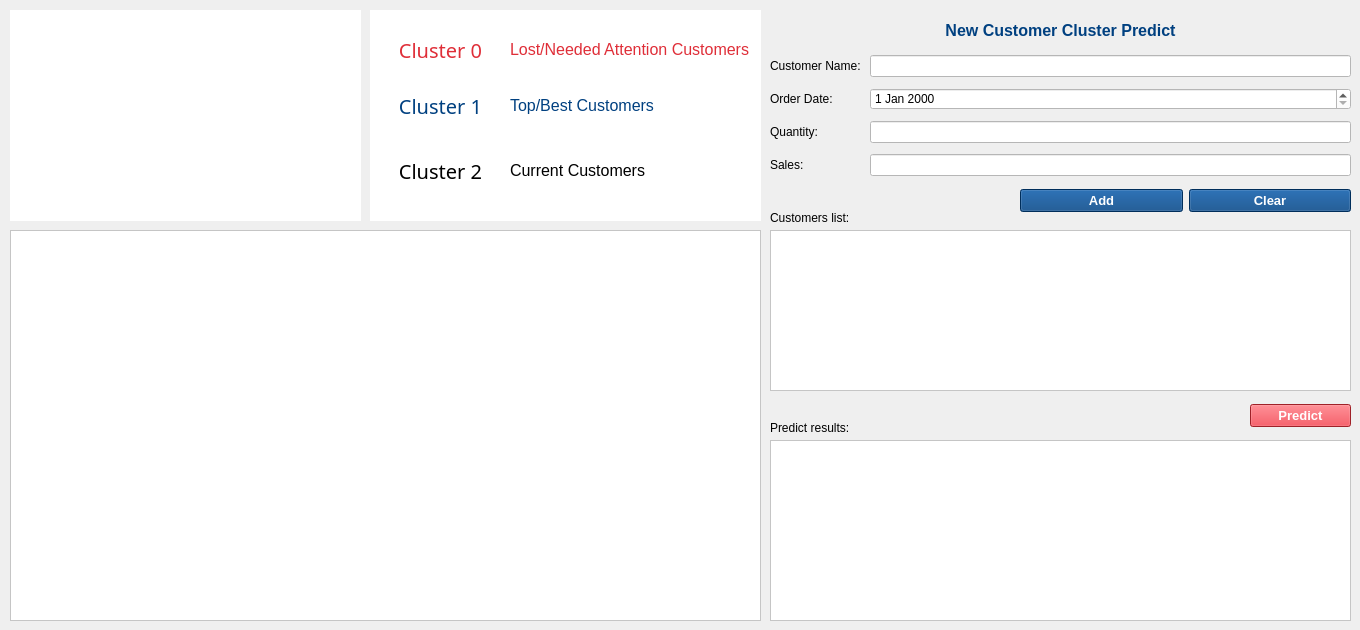
    <widget class="QWidget" name="tab_3">
     <attribute name="title">
      <string>Customer Segmentation</string>
     </attribute>
     <widget class="QWidget" name="widget_15" native="true">
      <property name="geometry">
       <rect>
        <x>10</x>
        <y>10</y>
        <width>351</width>
        <height>211</height>
       </rect>
      </property>
      <property name="styleSheet">
       <string notr="true">background-color: rgb(255, 255, 255);</string>
      </property>
      <widget class="QWidget" name="verticalLayoutWidget_4">
       <property name="geometry">
        <rect>
         <x>10</x>
         <y>10</y>
         <width>331</width>
         <height>191</height>
        </rect>
       </property>
       <layout class="QVBoxLayout" name="layout_cluster_distribution"/>
      </widget>
     </widget>
     <widget class="QWidget" name="widget_16" native="true">
      <property name="geometry">
       <rect>
        <x>370</x>
        <y>10</y>
        <width>391</width>
        <height>211</height>
       </rect>
      </property>
      <property name="styleSheet">
       <string notr="true">background-color: rgb(255, 255, 255);</string>
      </property>
      <widget class="QLabel" name="label_31">
       <property name="geometry">
        <rect>
         <x>10</x>
         <y>10</y>
         <width>121</width>
         <height>59</height>
        </rect>
       </property>
       <property name="font">
        <font>
         <family>Rockwell Extra Bold</family>
         <pointsize>15</pointsize>
         <weight>10</weight>
         <italic>false</italic>
         <bold>false</bold>
        </font>
       </property>
       <property name="styleSheet">
        <string notr="true">font: 81 15pt &quot;Rockwell Extra Bold&quot;;
color: rgb(223, 46, 56);</string>
       </property>
       <property name="text">
        <string>Cluster 0</string>
       </property>
       <property name="alignment">
        <set>Qt::AlignCenter</set>
       </property>
      </widget>
      <widget class="QLabel" name="label_32">
       <property name="geometry">
        <rect>
         <x>140</x>
         <y>10</y>
         <width>251</width>
         <height>59</height>
        </rect>
       </property>
       <property name="font">
        <font>
         <family>MS Shell Dlg 2</family>
         <pointsize>12</pointsize>
         <weight>50</weight>
         <italic>false</italic>
         <bold>false</bold>
        </font>
       </property>
       <property name="styleSheet">
        <string notr="true">color: rgb(223, 46, 56);
font: 12pt &quot;MS Shell Dlg 2&quot;;</string>
       </property>
       <property name="text">
        <string>Lost/Needed Attention Customers</string>
       </property>
       <property name="margin">
        <number>5</number>
       </property>
      </widget>
      <widget class="QLabel" name="label_33">
       <property name="geometry">
        <rect>
         <x>10</x>
         <y>60</y>
         <width>121</width>
         <height>71</height>
        </rect>
       </property>
       <property name="font">
        <font>
         <family>Rockwell Extra Bold</family>
         <pointsize>15</pointsize>
         <weight>10</weight>
         <italic>false</italic>
         <bold>false</bold>
        </font>
       </property>
       <property name="styleSheet">
        <string notr="true">font: 81 15pt &quot;Rockwell Extra Bold&quot;;
color: rgb(0, 64, 128);</string>
       </property>
       <property name="text">
        <string>Cluster 1</string>
       </property>
       <property name="alignment">
        <set>Qt::AlignCenter</set>
       </property>
      </widget>
      <widget class="QLabel" name="label_39">
       <property name="geometry">
        <rect>
         <x>10</x>
         <y>120</y>
         <width>121</width>
         <height>81</height>
        </rect>
       </property>
       <property name="font">
        <font>
         <family>Rockwell Extra Bold</family>
         <pointsize>15</pointsize>
         <weight>10</weight>
         <italic>false</italic>
         <bold>false</bold>
        </font>
       </property>
       <property name="styleSheet">
        <string notr="true">font: 81 15pt &quot;Rockwell Extra Bold&quot;;
color: rgb(0, 0, 0);</string>
       </property>
       <property name="text">
        <string>Cluster 2</string>
       </property>
       <property name="alignment">
        <set>Qt::AlignCenter</set>
       </property>
      </widget>
      <widget class="QLabel" name="label_34">
       <property name="geometry">
        <rect>
         <x>140</x>
         <y>70</y>
         <width>241</width>
         <height>51</height>
        </rect>
       </property>
       <property name="font">
        <font>
         <family>MS Shell Dlg 2</family>
         <pointsize>12</pointsize>
         <weight>50</weight>
         <italic>false</italic>
         <bold>false</bold>
        </font>
       </property>
       <property name="styleSheet">
        <string notr="true">color: rgb(0, 64, 128);
font: 12pt &quot;MS Shell Dlg 2&quot;;</string>
       </property>
       <property name="text">
        <string>Top/Best Customers</string>
       </property>
       <property name="margin">
        <number>5</number>
       </property>
      </widget>
      <widget class="QLabel" name="label_40">
       <property name="geometry">
        <rect>
         <x>140</x>
         <y>130</y>
         <width>161</width>
         <height>61</height>
        </rect>
       </property>
       <property name="font">
        <font>
         <family>MS Shell Dlg 2</family>
         <pointsize>12</pointsize>
         <weight>50</weight>
         <italic>false</italic>
         <bold>false</bold>
        </font>
       </property>
       <property name="styleSheet">
        <string notr="true">font: 12pt &quot;MS Shell Dlg 2&quot;;</string>
       </property>
       <property name="text">
        <string>Current Customers</string>
       </property>
       <property name="margin">
        <number>5</number>
       </property>
      </widget>
     </widget>
     <widget class="QTableWidget" name="tableWidget_customer_segmentation">
      <property name="geometry">
       <rect>
        <x>10</x>
        <y>230</y>
        <width>751</width>
        <height>391</height>
       </rect>
      </property>
      <property name="styleSheet">
       <string notr="true">background-color: rgb(255, 255, 255);</string>
      </property>
      <property name="sizeAdjustPolicy">
       <enum>QAbstractScrollArea::AdjustToContents</enum>
      </property>
      <attribute name="horizontalHeaderStretchLastSection">
       <bool>true</bool>
      </attribute>
     </widget>
     <widget class="QWidget" name="gridLayoutWidget_3">
      <property name="geometry">
       <rect>
        <x>770</x>
        <y>50</y>
        <width>581</width>
        <height>131</height>
       </rect>
      </property>
      <layout class="QGridLayout" name="gridLayout_4">
       <item row="0" column="1">
        <widget class="QLineEdit" name="lineEdit_name_cluster">
         <property name="styleSheet">
          <string notr="true">background-color: rgb(255, 255, 255);</string>
         </property>
        </widget>
       </item>
       <item row="1" column="0">
        <widget class="QLabel" name="label_22">
         <property name="text">
          <string>Order Date: </string>
         </property>
        </widget>
       </item>
       <item row="2" column="0">
        <widget class="QLabel" name="label_23">
         <property name="text">
          <string>Quantity: </string>
         </property>
        </widget>
       </item>
       <item row="2" column="1">
        <widget class="QLineEdit" name="lineEdit_quantity_cluster">
         <property name="styleSheet">
          <string notr="true">background-color: rgb(255, 255, 255);</string>
         </property>
        </widget>
       </item>
       <item row="0" column="0">
        <widget class="QLabel" name="label_21">
         <property name="text">
          <string>Customer Name: </string>
         </property>
        </widget>
       </item>
       <item row="3" column="0">
        <widget class="QLabel" name="label_24">
         <property name="text">
          <string>Sales: </string>
         </property>
        </widget>
       </item>
       <item row="3" column="1">
        <widget class="QLineEdit" name="lineEdit_sales_cluster">
         <property name="styleSheet">
          <string notr="true">background-color: rgb(255, 255, 255);</string>
         </property>
        </widget>
       </item>
       <item row="1" column="1">
        <widget class="QDateEdit" name="dateEdit_date_cluster">
         <property name="styleSheet">
          <string notr="true">background-color: rgb(255, 255, 255);</string>
         </property>
        </widget>
       </item>
      </layout>
     </widget>
     <widget class="QWidget" name="horizontalLayoutWidget_3">
      <property name="geometry">
       <rect>
        <x>1020</x>
        <y>180</y>
        <width>331</width>
        <height>41</height>
       </rect>
      </property>
      <layout class="QHBoxLayout" name="horizontalLayout_4">
       <item>
        <widget class="QPushButton" name="pushButton_add_customers_seg">
         <property name="font">
          <font>
           <pointsize>10</pointsize>
           <weight>75</weight>
           <bold>true</bold>
          </font>
         </property>
         <property name="styleSheet">
          <string notr="true">background-color: rgb(0, 64, 128);
color: rgb(255, 255, 255);</string>
         </property>
         <property name="text">
          <string>Add</string>
         </property>
        </widget>
       </item>
       <item>
        <widget class="QPushButton" name="pushButton_clear_customer_seg">
         <property name="font">
          <font>
           <pointsize>10</pointsize>
           <weight>75</weight>
           <bold>true</bold>
          </font>
         </property>
         <property name="styleSheet">
          <string notr="true">background-color: rgb(0, 64, 128);
color: rgb(255, 255, 255);</string>
         </property>
         <property name="text">
          <string>Clear</string>
         </property>
        </widget>
       </item>
      </layout>
     </widget>
     <widget class="QTableWidget" name="tableWidget_predict_cluster">
      <property name="geometry">
       <rect>
        <x>770</x>
        <y>440</y>
        <width>581</width>
        <height>181</height>
       </rect>
      </property>
      <property name="styleSheet">
       <string notr="true">background-color: rgb(255, 255, 255);</string>
      </property>
     </widget>
     <widget class="QLabel" name="label_25">
      <property name="geometry">
       <rect>
        <x>770</x>
        <y>210</y>
        <width>171</width>
        <height>16</height>
       </rect>
      </property>
      <property name="text">
       <string>Customers list:</string>
      </property>
     </widget>
     <widget class="QLabel" name="label_26">
      <property name="geometry">
       <rect>
        <x>770</x>
        <y>420</y>
        <width>171</width>
        <height>16</height>
       </rect>
      </property>
      <property name="text">
       <string>Predict results:</string>
      </property>
     </widget>
     <widget class="QTableWidget" name="tableWidget_addedCustomerslist">
      <property name="geometry">
       <rect>
        <x>770</x>
        <y>230</y>
        <width>581</width>
        <height>161</height>
       </rect>
      </property>
      <property name="styleSheet">
       <string notr="true">background-color: rgb(255, 255, 255);</string>
      </property>
     </widget>
     <widget class="QLabel" name="label_41">
      <property name="geometry">
       <rect>
        <x>770</x>
        <y>20</y>
        <width>581</width>
        <height>21</height>
       </rect>
      </property>
      <property name="text">
       <string>&lt;html&gt;&lt;head/&gt;&lt;body&gt;&lt;p align=&quot;center&quot;&gt;&lt;span style=&quot; font-size:12pt; font-weight:600; color:#004080;&quot;&gt; New Customer Cluster Predict&lt;/span&gt;&lt;/p&gt;&lt;/body&gt;&lt;/html&gt;</string>
      </property>
     </widget>
     <widget class="QWidget" name="horizontalLayoutWidget_5">
      <property name="geometry">
       <rect>
        <x>1250</x>
        <y>400</y>
        <width>101</width>
        <height>31</height>
       </rect>
      </property>
      <layout class="QHBoxLayout" name="horizontalLayout_6">
       <item>
        <widget class="QPushButton" name="pushButton_predict_cluster">
         <property name="font">
          <font>
           <pointsize>10</pointsize>
           <weight>75</weight>
           <bold>true</bold>
          </font>
         </property>
         <property name="styleSheet">
          <string notr="true">background-color: rgb(223, 46, 56);
color: rgb(255, 255, 255);</string>
         </property>
         <property name="text">
          <string>Predict</string>
         </property>
        </widget>
       </item>
      </layout>
     </widget>
    </widget>
